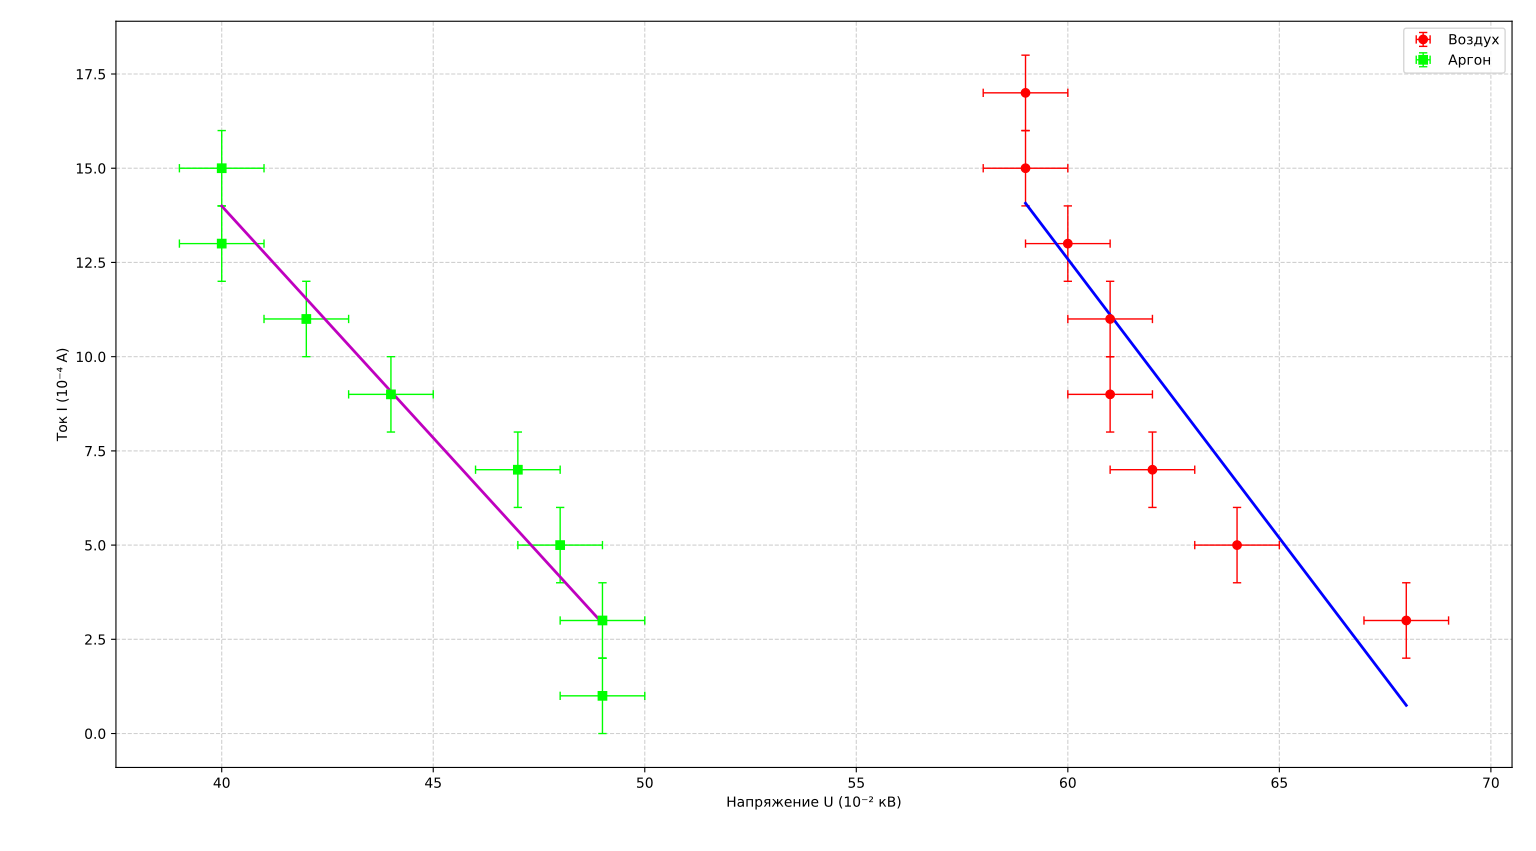

Recreate this plot in Python.
import numpy as np
import matplotlib.pyplot as plt

# Данные первой ВАХ
U1 = np.array([ 59, 59, 60, 61, 61, 62, 64, 68 ])
I1 = np.array([ 17, 15, 13, 11, 9, 7, 5, 3])

# Данные второй ВАХ
U2 = np.array([ 40, 40, 42, 44, 47, 48, 49, 49])
I2 = np.array([ 15, 13, 11, 9, 7, 5, 3, 1])

# Погрешности (половина последнего разряда) – явно int
dU1 = np.full_like(U1, 1, dtype=int)
dI1 = np.full_like(I1, 1, dtype=int)
dU2 = np.full_like(U2, 1, dtype=int)
dI2 = np.full_like(I2, 1, dtype=int)

# Линейная аппроксимация I = k·U + b
coeffs1 = np.polyfit(U1, I1, 1)
k1, b1 = coeffs1
coeffs2 = np.polyfit(U2, I2, 1)
k2, b2 = coeffs2

print(f'Набор 1: k = {k1:.3f}, b = {b1:.3f}')
print(f'Набор 2: k = {k2:.3f}, b = {b2:.3f}')

# Прямые для аппроксимации
U1_fit = np.linspace(U1.min(), U1.max(), 100)
I1_fit = k1 * U1_fit + b1
U2_fit = np.linspace(U2.min(), U2.max(), 100)
I2_fit = k2 * U2_fit + b2

# Построение
plt.figure(figsize=(10, 6))

plt.errorbar(U1, I1, xerr=dU1, yerr=dI1,
             fmt='o', color='red', markersize=6, capsize=3,
             ecolor='red', elinewidth=1, label='Воздух')
plt.plot(U1_fit, I1_fit, 'b-', linewidth=2,)

plt.errorbar(U2, I2, xerr=dU2, yerr=dI2,
             fmt='s', color='lime', markersize=6, capsize=3,
             ecolor='lime', elinewidth=1, label='Аргон')
plt.plot(U2_fit, I2_fit, 'm-', linewidth=2)

plt.xlabel('Напряжение U (10⁻² кВ)')
plt.ylabel('Ток I (10⁻⁴ А)')
plt.grid(True, linestyle='--', alpha=0.6)
plt.legend()
plt.tight_layout()
plt.show()
